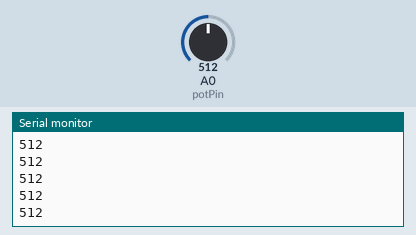
The sketch below on a simulated Arduino Uno, built with avr-gcc and run on an emulated ATmega328P. On the bench: the last lines printed to the serial monitor. The test bench sets the inputs (shaded band); at power-on: A0 (potPin) = 512.

Above: at 1.2 s.
1.3 s: A0 (potPin) set to 716
At 2.0 s:
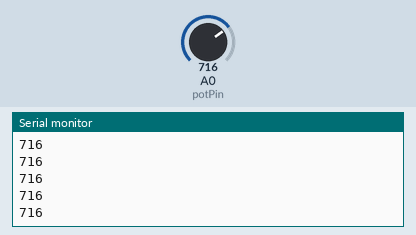
2.8 s: A0 (potPin) set to 900
At 3.6 s:
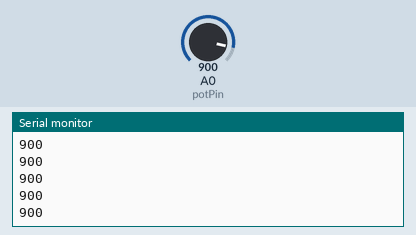
Timing chart, 0 to 5.8 s (numbered marks = the images above; inputs shaded):
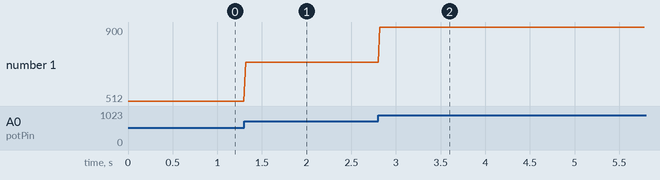

The sketch:

arduino_pot_serial.ino
```cpp
/**
 * Arduino Potentiometer Serial Output
 *
 * Reads a potentiometer on analog pin A0 and sends the value (0-1023)
 * to the Serial port.
 */

const int potPin = A0;

void setup() {
  Serial.begin(9600);
}

void loop() {
  int val = analogRead(potPin);
  Serial.println(val);
  delay(20); // ~50fps
}
```

Measured:
- after the input at 1.3 s, the serial monitor: prints a new line at once (image 1)
- after the input at 2.8 s, the serial monitor: prints a new line at once (image 2)
- plotted number 1: 512 → 716 after the input at 1.3 s, 716 → 900 after the input at 2.8 s
